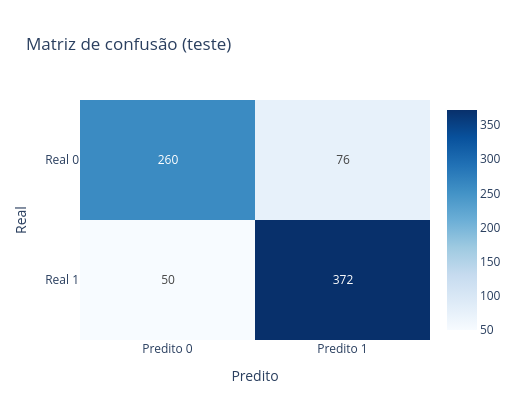
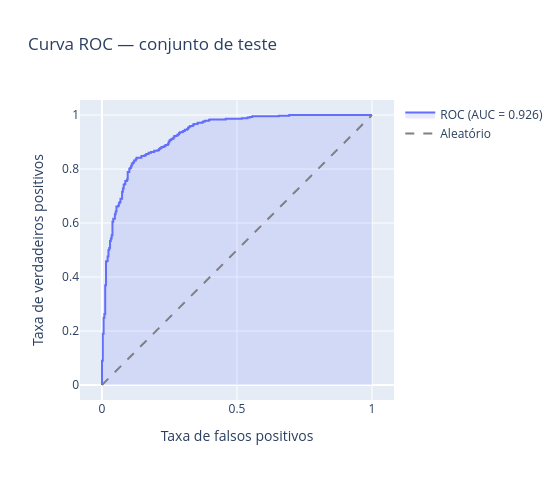

Here is the notebook cell these charts were saved with, in order:
### Markdown cell above
## 7. Avaliação dos resultados

- **ROC-AUC** no conjunto de teste (probabilidade da classe positiva).
- **Relatório de classificação** e **matriz de confusão** com limiar 0,5.
- Gráficos com **Plotly** (dependência do projeto em `requirements.txt`).

### Code cell
from sklearn.metrics import auc, classification_report, confusion_matrix, roc_auc_score, roc_curve
import plotly.graph_objects as go

proba = pipe.predict_proba(X_test)[:, 1]
pred = (proba >= 0.5).astype(int)

roc = float(roc_auc_score(y_test, proba))
print("ROC-AUC (teste):", roc)
print()
print(classification_report(y_test, pred, digits=3))

cm = confusion_matrix(y_test, pred)
print("Matriz de confusão [[TN FP] na primeira linha, [FN TP] na segunda]:")
print(cm)

fpr, tpr, _ = roc_curve(y_test, proba)
roc_auc_curve = auc(fpr, tpr)

fig_cm = go.Figure(
    data=go.Heatmap(
        z=cm[::-1],
        x=["Predito 0", "Predito 1"],
        y=["Real 1", "Real 0"],
        text=cm[::-1],
        texttemplate="%{text}",
        colorscale="Blues",
        showscale=True,
    )
)
fig_cm.update_layout(
    title="Matriz de confusão (teste)",
    xaxis_title="Predito",
    yaxis_title="Real",
    width=520,
    height=420,
)
fig_cm.show()

fig_roc = go.Figure()
fig_roc.add_trace(
    go.Scatter(
        x=fpr,
        y=tpr,
        mode="lines",
        name=f"ROC (AUC = {roc_auc_curve:.3f})",
        fill="tozeroy",
        fillcolor="rgba(99,110,250,0.15)",
    )
)
fig_roc.add_trace(
    go.Scatter(x=[0, 1], y=[0, 1], mode="lines", name="Aleatório", line=dict(dash="dash", color="gray"))
)
fig_roc.update_layout(
    title="Curva ROC — conjunto de teste",
    xaxis_title="Taxa de falsos positivos",
    yaxis_title="Taxa de verdadeiros positivos",
    width=560,
    height=480,
    yaxis=dict(scaleanchor="x", scaleratio=1),
)
fig_roc.show()

### Figure 1 — Plotly figure (JSON) as saved in the notebook; plotly's stock layout.template omitted (floating-point values rounded to 4 significant figures)
{"data": [{"colorscale": [[0, "rgb(247,251,255)"], [0.125, "rgb(222,235,247)"], [0.25, "rgb(198,219,239)"], [0.375, "rgb(158,202,225)"], [0.5, "rgb(107,174,214)"], [0.625, "rgb(66,146,198)"], [0.75, "rgb(33,113,181)"], [0.875, "rgb(8,81,156)"], [1, "rgb(8,48,107)"]], "showscale": true, "text": [[50, 372], [260, 76]], "texttemplate": "%{text}", "type": "heatmap", "x": ["Predito 0", "Predito 1"], "y": ["Real 1", "Real 0"], "z": [[50, 372], [260, 76]]}], "layout": {"height": 420, "title": {"text": "Matriz de confusão (teste)"}, "width": 520, "xaxis": {"title": {"text": "Predito"}}, "yaxis": {"title": {"text": "Real"}}}}

### Figure 2 — Plotly figure (JSON) as saved in the notebook; plotly's stock layout.template omitted (floating-point values rounded to 4 significant figures; data arrays with more than 128 entries replaced by an {"elided": "..."} marker saying what was removed)
{"data": [{"fill": "tozeroy", "fillcolor": "rgba(99,110,250,0.15)", "mode": "lines", "name": "ROC (AUC = 0.926)", "type": "scatter", "x": {"elided": "181 float values"}, "y": {"elided": "181 float values"}}, {"line": {"color": "gray", "dash": "dash"}, "mode": "lines", "name": "Aleatório", "type": "scatter", "x": [0, 1], "y": [0, 1]}], "layout": {"height": 480, "title": {"text": "Curva ROC — conjunto de teste"}, "width": 560, "xaxis": {"title": {"text": "Taxa de falsos positivos"}}, "yaxis": {"scaleanchor": "x", "scaleratio": 1, "title": {"text": "Taxa de verdadeiros positivos"}}}}
